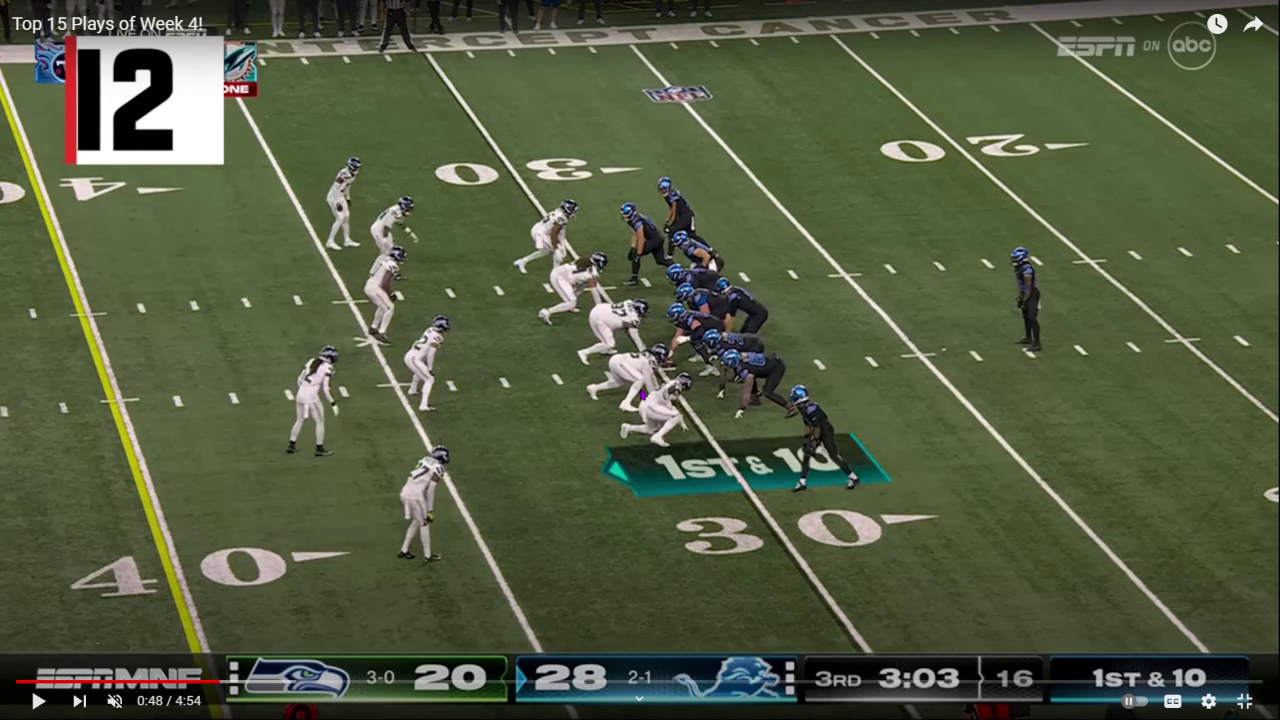
#> input picture frame 30 of input_videos/8E40E8D340658784.mp4, 1280 x 720 px
$ python verify_colors.py
#> lines starting #> are read from the running program, lines starting #| are printed output that depends on the picture; after the words box and inside, x2 and y2 are one past the last pixel; in counts of white or black regions, pixels touching at a corner belong together
import cv2
import os
import numpy as np


VIDEO_DIR = 'input_videos'
OUT_DIR = 'runs/predict'
OUT_PATH = os.path.join(OUT_DIR, 'verify_colors.png')

# Try to read first frame of first video
video_files = [os.path.join(VIDEO_DIR, f) for f in os.listdir(VIDEO_DIR) if f.lower().endswith(('.mp4', '.mov', '.avi'))]
frame = None
if video_files:
    cap = cv2.VideoCapture(video_files[0])
    ret, frame = cap.read()
#> frame is the input picture: shape (720, 1280, 3); mean B, G, R 64, 91.8, 82
    cap.release()

if frame is None:
    # Create a dummy green field image
    frame = 255 * np.ones((720, 1280, 3), dtype='uint8')
    frame[:, :, 1] = 200  # greenish

# Create synthetic tracks: one player per class
classes = ["C","DB","DLine","FB","G","LB","PreSnap","QB","RB","Ref","S","T","TE","WR"]
tracks = {}
for cls in classes:
    # single frame list with one bbox per class
    tracks[cls] = [{0: {"bbox": [50 + 80 * classes.index(cls), 200, 120 + 80 * classes.index(cls), 320]}}]

def draw_ellipse(frame, bbox, color, track_id=None):
    y2 = int(bbox[3])
    x_center = int((bbox[0] + bbox[2]) / 2)
    width = int(bbox[2] - bbox[0])
    cv2.ellipse(frame, center=(x_center, y2), axes=(int(width), int(0.35*width)), angle=0, startAngle=45, endAngle=235, color=color, thickness=2, lineType=cv2.LINE_4)
    rectangle_width = 40
    rectangle_height = 20
    x1_rect = x_center - rectangle_width//2
    x2_rect = x_center + rectangle_width//2
    y1_rect = (y2 - rectangle_height//2) + 15
    if track_id is not None:
        cv2.rectangle(frame, (int(x1_rect), int(y1_rect)), (int(x2_rect), int(y1_rect + rectangle_height)), color, cv2.FILLED)
        x1_text = x1_rect + 12
        if track_id > 99:
            x1_text -= 10
        cv2.putText(frame, f"{track_id}", (int(x1_text), int(y1_rect + 15)), cv2.FONT_HERSHEY_SIMPLEX, 0.5, (0,0,0), 2)
    return frame

# Role mapping provided by user
ROLE_MAP = {
    "C": "offense",
    "DB": "defense",
    "DLine": "defense",
    "FB": "offense",
    "G": "offense",
    "LB": "defense",
    "PreSnap": "neutral",
    "QB": "offense",
    "RB": "offense",
    "Ref": "neutral",
    "S": "defense",
    "T": "offense",
    "TE": "offense",
    "WR": "offense",
}

COLOR_BY_ROLE = {
    "offense": (50, 100, 220),
    "defense": (220, 50, 50),
    "neutral": (255, 255, 255),
}

# Draw using synthetic tracks
annotated = frame.copy()
for class_name, frames_list in tracks.items():
    obj_dict = frames_list[0]
    role = ROLE_MAP.get(class_name, "neutral")
    color = COLOR_BY_ROLE.get(role, (255,255,255))
    for track_id, obj in obj_dict.items():
        annotated = draw_ellipse(annotated, obj["bbox"], color, track_id)
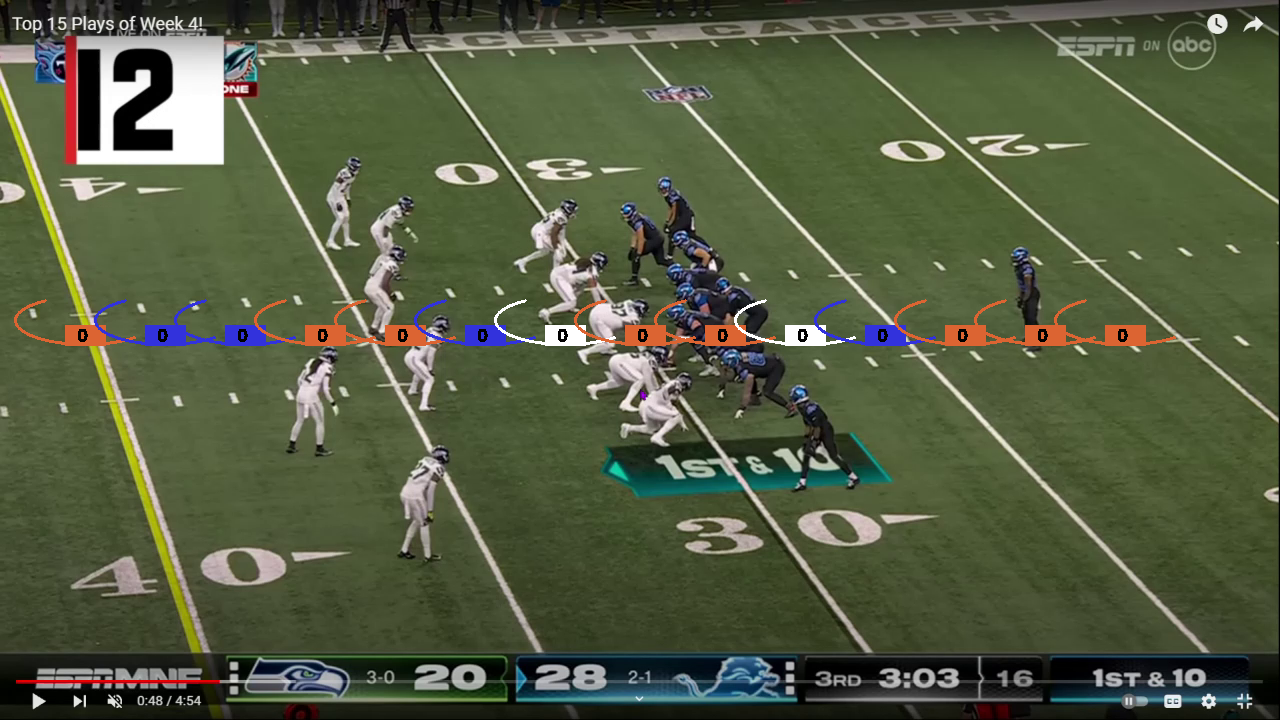
#> annotated: shape (720, 1280, 3); 1.8% of pixels changed, all inside (x1, y1, x2, y2) = (14, 299, 1176, 346)

os.makedirs(OUT_DIR, exist_ok=True)
cv2.imwrite(OUT_PATH, annotated)
print('Wrote', OUT_PATH)

$ run again, starting later in the video
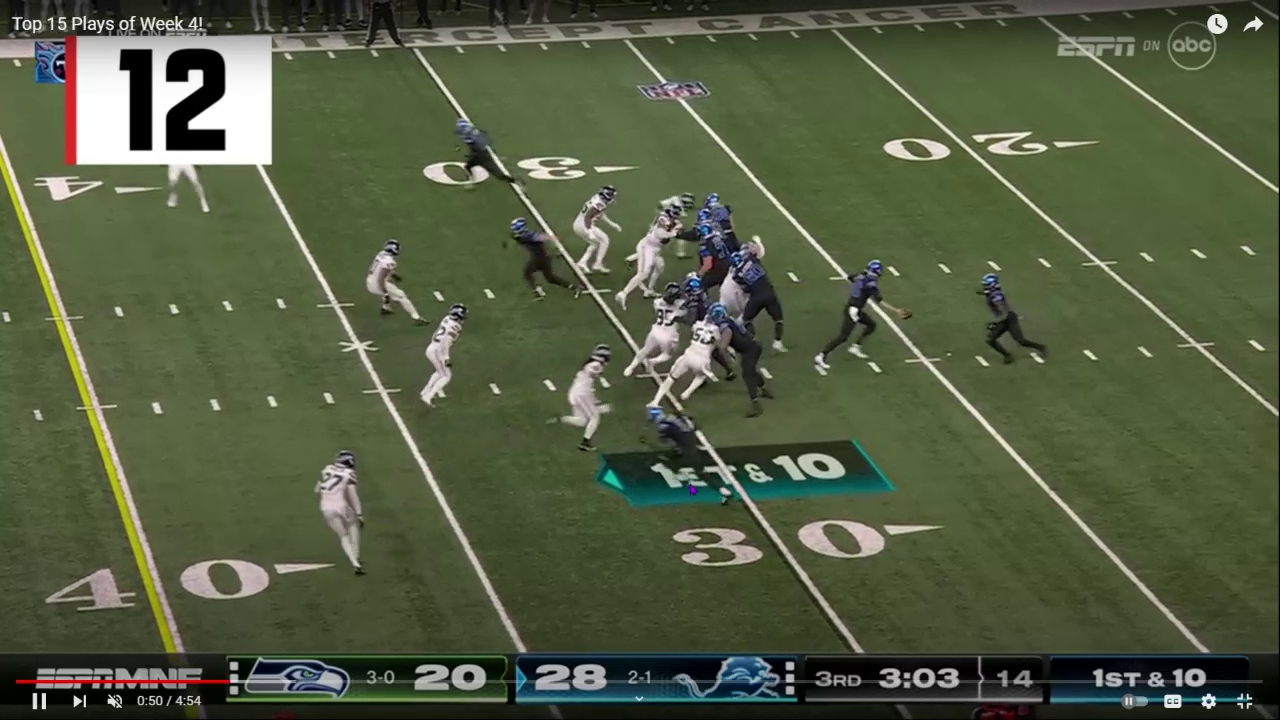
#> input picture frame 135 of input_videos/8E40E8D340658784.mp4, 1280 x 720 px
#> frame is the input picture: shape (720, 1280, 3); mean B, G, R 65.4, 92.7, 83
#> after the loop `for class_name, frames_list in tracks.items():`:
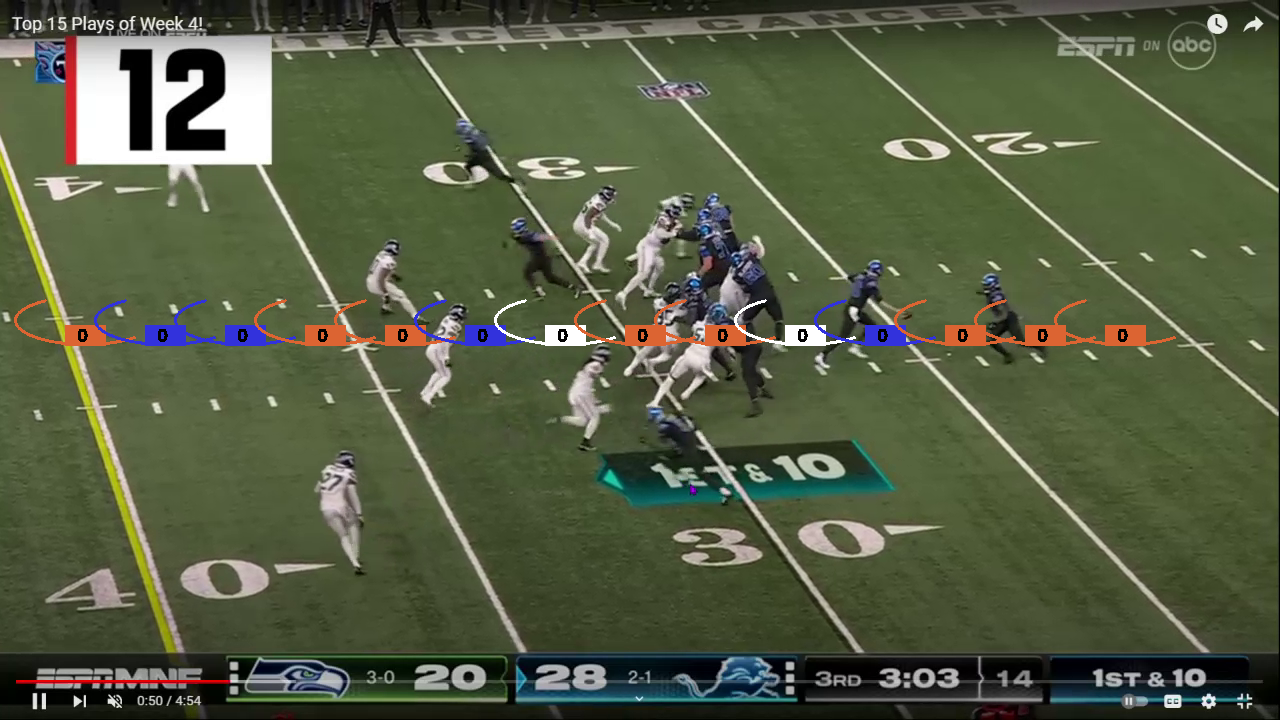
#> annotated: shape (720, 1280, 3); 1.8% of pixels changed, all inside (x1, y1, x2, y2) = (14, 299, 1176, 346)

$ run again, starting later in the video
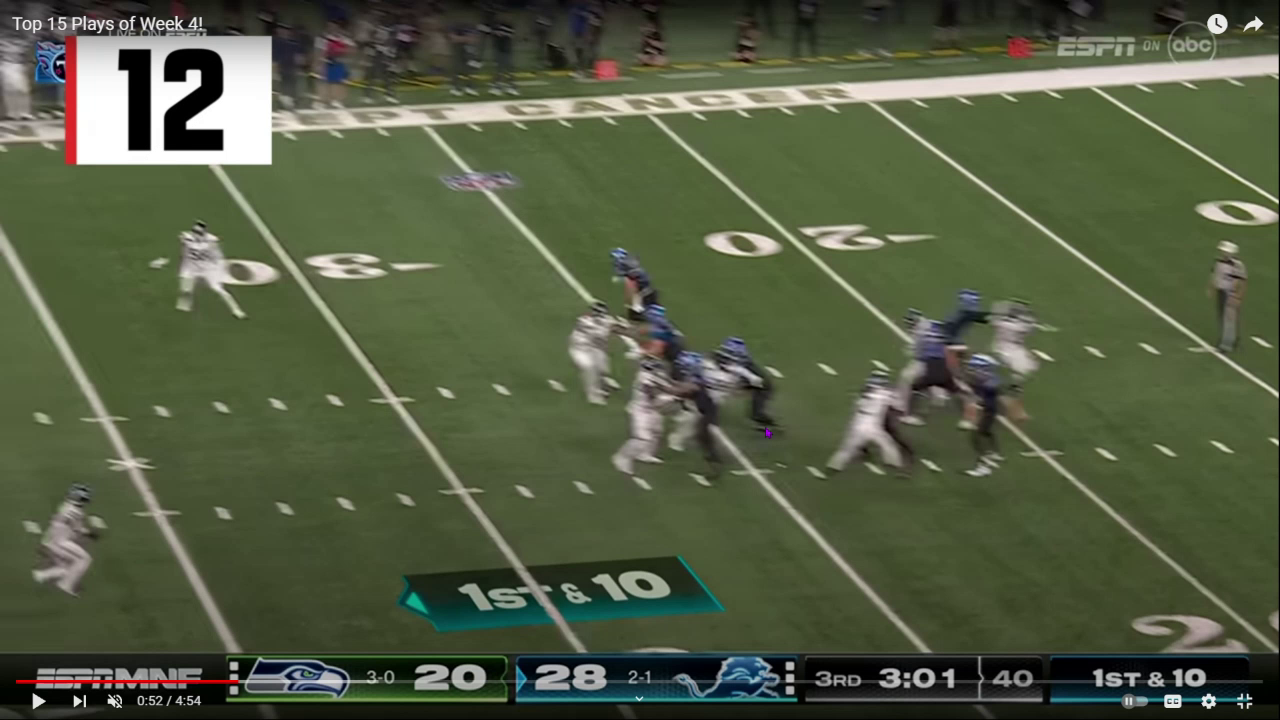
#> input picture frame 240 of input_videos/8E40E8D340658784.mp4, 1280 x 720 px
#> frame is the input picture: shape (720, 1280, 3); mean B, G, R 66.9, 92.6, 83.5
#> after the loop `for class_name, frames_list in tracks.items():`:
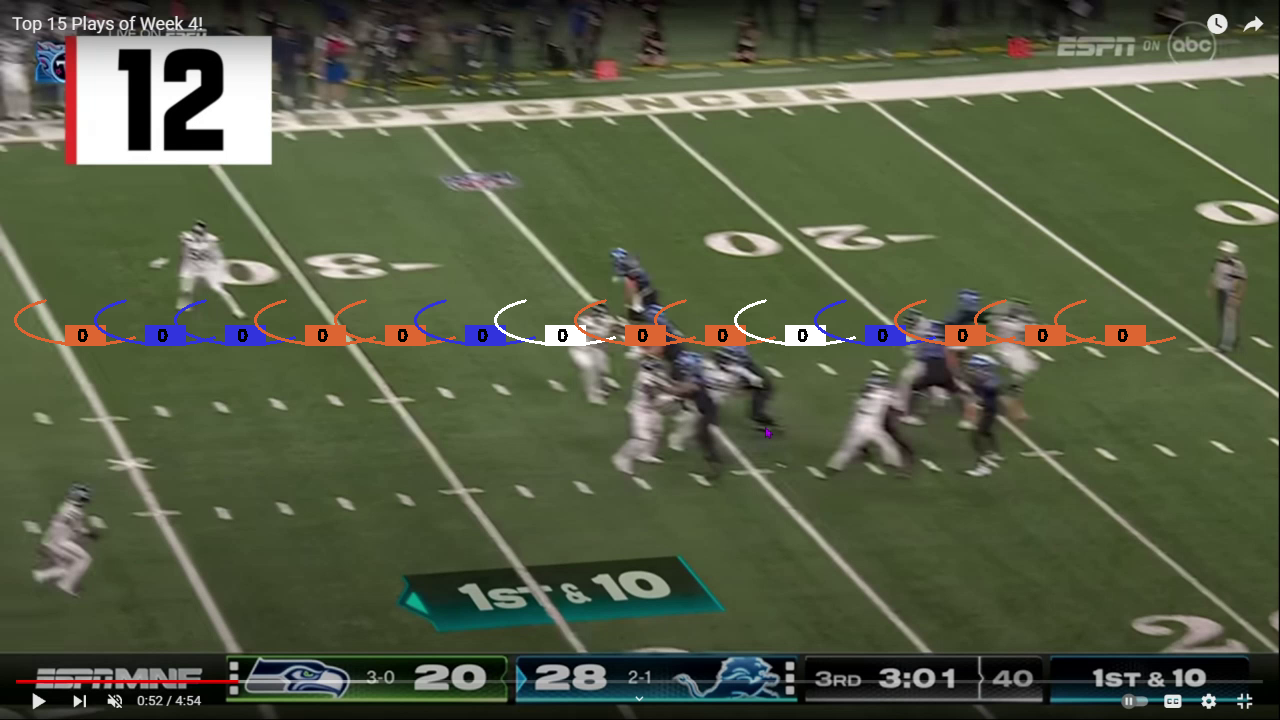
#> annotated: shape (720, 1280, 3); 1.8% of pixels changed, all inside (x1, y1, x2, y2) = (14, 299, 1176, 346)
